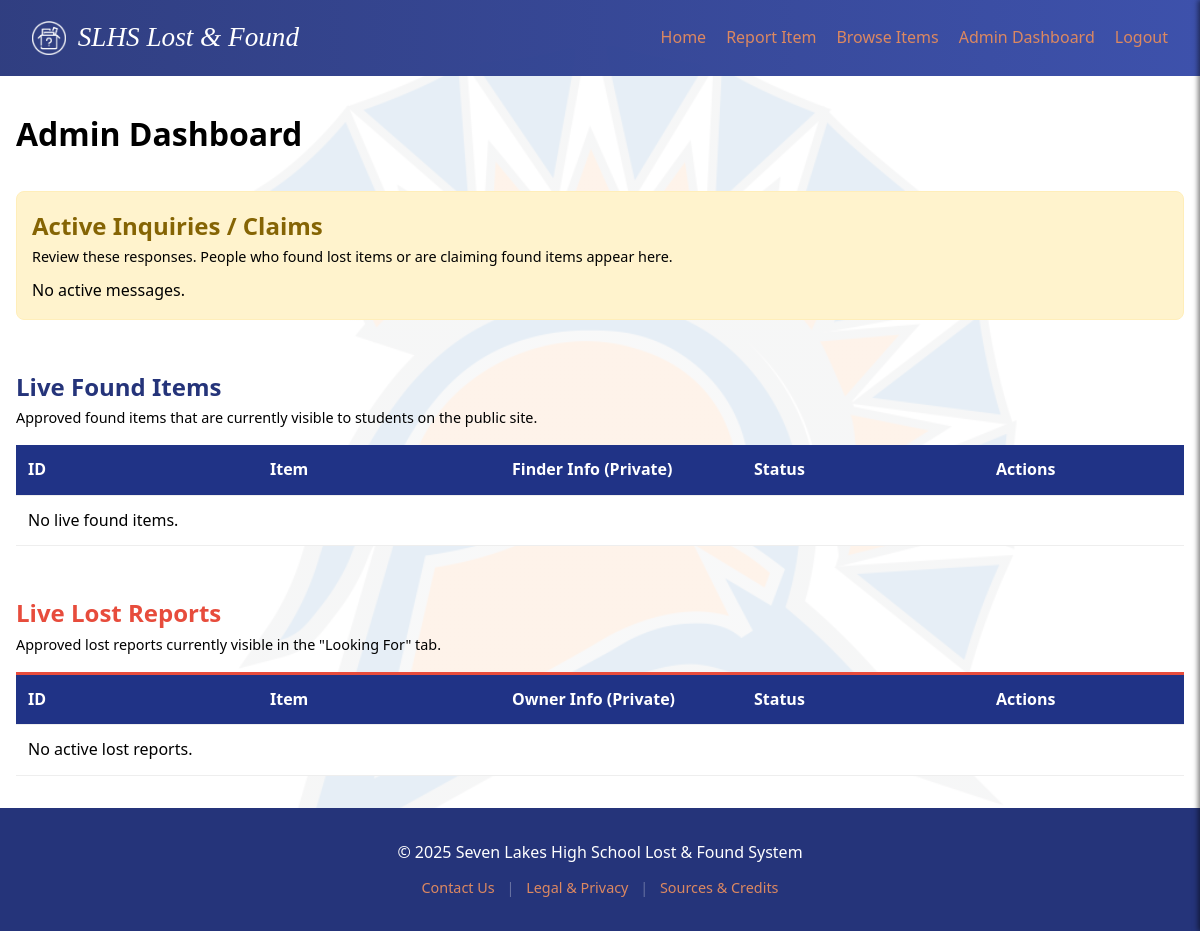
The page /dashboard (signed in) on the database as committed earlier.
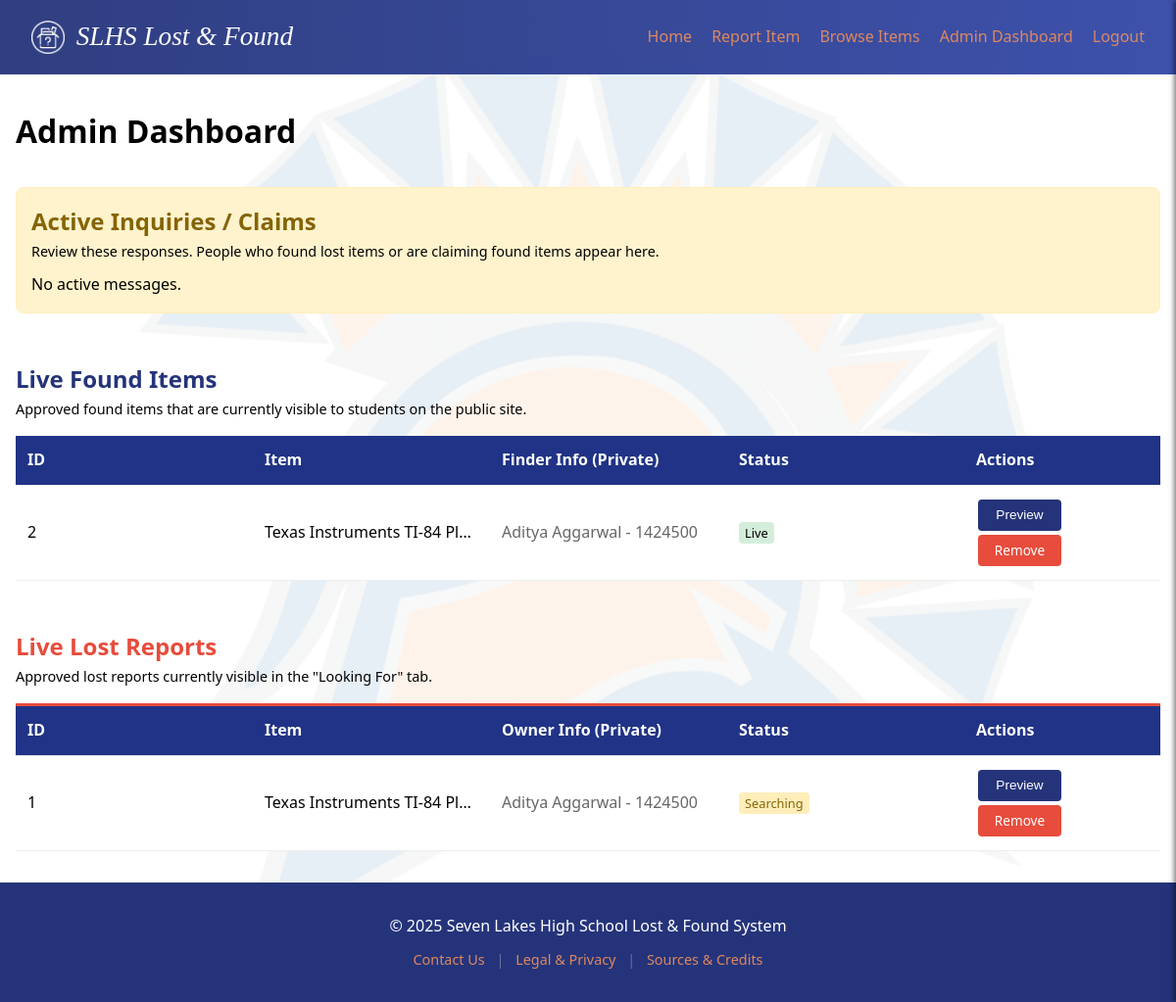
The same page on the database as committed later.
### tables this page shows
CREATE TABLE items (
                id INTEGER PRIMARY KEY AUTOINCREMENT,
                report_type TEXT NOT NULL DEFAULT 'found',
                title TEXT NOT NULL,
                description TEXT NOT NULL,
                location TEXT NOT NULL,
                date_found TEXT NOT NULL,
                contact_info TEXT NOT NULL, 
                image_file TEXT,
                status TEXT DEFAULT 'pending' 
            );

### app.py (the view)
@app.route('/dashboard')
def dashboard():
    if 'user_id' not in session:
        return redirect(url_for('login'))
    db = get_db()
    pending_found = db.execute('SELECT * FROM items WHERE status = "pending" AND report_type = "found"').fetchall()
    pending_lost = db.execute('SELECT * FROM items WHERE status = "pending" AND report_type = "lost"').fetchall()
    live_found = db.execute('SELECT * FROM items WHERE status = "approved" AND report_type = "found"').fetchall()
    active_lost = db.execute('SELECT * FROM items WHERE status = "approved" AND report_type = "lost"').fetchall()
    claims = db.execute('SELECT * FROM claims ORDER BY id DESC').fetchall()
    return render_template('dashboard.html', pending_found=pending_found, pending_lost=pending_lost, live_found=live_found, active_lost=active_lost, claims=claims)

### app.py (called while the page is built)
def get_db():
    db = getattr(g, '_database', None)
    if db is None:
        db = g._database = sqlite3.connect(DATABASE)
        db.row_factory = sqlite3.Row  # Access columns by name
    return db

@app.teardown_appcontext
def close_connection(exception):
    db = getattr(g, '_database', None)
    if db is not None:
        db.close()

### templates/dashboard.html (shortened to what this page needs)
{% extends 'base.html' %}
{% block content %}
<h1>Admin Dashboard</h1>
<div style="margin-top: 2rem; background: #fff3cd; padding: 15px; border-radius: 8px; border: 1px solid #ffeeba;">
    <h2 style="color: #856404;">Active Inquiries / Claims</h2>
    <p style="font-size: 0.9rem; margin-bottom: 10px;">
        Review these responses. People who found lost items or are claiming found items appear here.
    </p>
    {% if claims %}
    <table class="admin-table">
        <thead>
            <tr>
                <th>Item Title (ID)</th>
                <th>Submitter Info</th>
                <th>Message / Proof</th>
                <th>Actions</th>
            </tr>
        </thead>
        <tbody>
            {% for claim in claims %}
            <tr>
                <td data-label="Item:">
                    <strong>{{ claim.item_title }}</strong><br>
                    <small>Item ID: {{ claim.item_id }}</small>
                </td>
                <td data-label="Submitter:">
                    <strong>{{ claim.claimer_name }}</strong><br>
                    {{ claim.claimer_contact }}
                </td>
                <td data-label="Message:">{{ claim.proof_description }}</td>
                <td data-label="Actions:">
                    <a href="{{ url_for('delete_claim', id=claim.id) }}" class="btn btn-danger" onclick="return confirm('Dismiss this message?')">Dismiss</a>
                </td>
            </tr>
            {% endfor %}
        </tbody>
    </table>
    {% else %}
    <p>No active messages.</p>
    {% endif %}
</div>
<div style="margin-top: 3rem;">
    <h2 style="color: var(--secondary);">Live Found Items</h2>
    <p style="font-size: 0.9rem; margin-bottom: 10px;">Approved found items that are currently visible to students on the public site.</p>
    <table class="admin-table">
        <thead>
            <tr>
                <th>ID</th>
                <th>Item</th>
                <th>Finder Info (Private)</th>
                <th>Status</th>
                <th>Actions</th>
            </tr>
        </thead>
        <tbody>
            {% for item in live_found %}
            <tr>
                <td data-label="ID:">{{ item.id }}</td>
                <td data-label="Item:">{{ item.title }}</td>
                <td data-label="Finder:" style="color: #666;">{{ item.contact_info }}</td>
                <td data-label="Status:"><span style="background: #d4edda; padding: 2px 6px; border-radius: 4px; font-size: 0.8rem;">Live</span></td>
                <td data-label="Actions:">
                    <button class="btn btn-preview"
                            data-title="{{ item.title }}"
                            data-desc="{{ item.description }}"
                            data-location="{{ item.location }}"
                            data-date="{{ item.date_found }}"
                            data-contact="{{ item.contact_info }}"
                            data-img="{{ item.image_file or '' }}"
                            onclick="openPreview(this)">
                        Preview
                    </button>
                    <a href="{{ url_for('delete', id=item.id) }}" class="btn btn-danger" onclick="return confirm('Delete this item (and all its claims)?')">Remove</a>
                </td>
            </tr>
            {% else %}
            <tr><td colspan="5">No live found items.</td></tr>
            {% endfor %}
        </tbody>
    </table>
</div>
<div style="margin-top: 3rem;">
    <h2 style="color: var(--accent);">Live Lost Reports</h2>
    <p style="font-size: 0.9rem; margin-bottom: 10px;">Approved lost reports currently visible in the "Looking For" tab.</p>
    <table class="admin-table" style="border-top: 3px solid var(--accent);">
        <thead>
            <tr>
                <th>ID</th>
                <th>Item</th>
                <th>Owner Info (Private)</th>
                <th>Status</th>
                <th>Actions</th>
            </tr>
        </thead>
        <tbody>
            {% for item in active_lost %}
            <tr>
                <td data-label="ID:">{{ item.id }}</td>
                <td data-label="Item:">{{ item.title }}</td>
                <td data-label="Owner:" style="color: #666;">{{ item.contact_info }}</td>
                <td data-label="Status:"><span style="background: #ffeeba; color: #856404; padding: 2px 6px; border-radius: 4px; font-size: 0.8rem;">Searching</span></td>
                <td data-label="Actions:">
                    <button class="btn btn-preview"
                            data-title="{{ item.title }}"
                            data-desc="{{ item.description }}"
                            data-location="{{ item.location }}"
                            data-date="{{ item.date_found }}"
                            data-contact="{{ item.contact_info }}"
                            data-img="{{ item.image_file or '' }}"
                            onclick="openPreview(this)">
                        Preview
                    </button>
                    <a href="{{ url_for('delete', id=item.id) }}" class="btn btn-danger" onclick="return confirm('Delete this lost report?')">Remove</a>
                </td>
            </tr>
            {% else %}
            <tr><td colspan="5">No active lost reports.</td></tr>
            {% endfor %}
        </tbody>
    </table>
</div>
{% endblock %}

### templates/base.html (shortened to what this page needs)
<!DOCTYPE html>
<html lang="en">
<head>
    <link rel="stylesheet" href="{{ url_for('static', filename='style.css') }}?v=1.3">
</head>
<body>
    <header>
        <nav aria-label="Main Navigation">
            <a href="{{ url_for('index') }}" class="logo" aria-label="SLHS Lost and Found Home">
                <img src="{{ url_for('static', filename='logo_icon.png') }}" alt="Box Icon" class="logo-img">
                SLHS Lost & Found
            </a>
            <ul class="nav-links desktop-nav" role="menubar">
                <li role="none"><a role="menuitem" href="{{ url_for('index') }}">Home</a></li>
                <li role="none"><a role="menuitem" href="{{ url_for('report', type='found') }}">Report Item</a></li>
                <li role="none"><a role="menuitem" href="{{ url_for('items') }}">Browse Items</a></li>
                {% if session.get('user_id') %}
                    <li role="none"><a role="menuitem" href="{{ url_for('dashboard') }}">Admin Dashboard</a></li>
                    <li role="none"><a role="menuitem" href="{{ url_for('logout') }}">Logout</a></li>
                {% else %}
                    <li role="none"><a role="menuitem" href="{{ url_for('login') }}">Login</a></li>
                {% endif %}
            </ul>
        </nav>
    </header>
    <main id="main-content">
        {% block content %}{% endblock %}
    </main>
    <footer>
        <p>&copy; 2025 Seven Lakes High School Lost & Found System</p>
        <div class="footer-links">
            <a href="{{ url_for('contact') }}">Contact Us</a>
            <span class="separator" aria-hidden="true">|</span>
            <a href="{{ url_for('legal') }}">Legal & Privacy</a>
            <span class="separator" aria-hidden="true">|</span>
            <a href="{{ url_for('sources') }}">Sources & Credits</a>
        </div>
    </footer>
</body>
</html>

### static/style.css (style rules this page uses)
:root { --primary: #c7470c; --secondary: #25347a; --accent: #e74c3c; --light: #dc8861; --dark: #25347a; --text-color: black; --font-main: 'Segoe UI', Tahoma, Geneva, Verdana, sans-serif; --font-title: 'Bitter', serif; }
* { box-sizing: border-box; margin: 0; padding: 0; }
body { font-family: var(--font-main); color: var(--text-color); line-height: 1.6; display: flex; flex-direction: column; min-height: 100vh; overflow-x: hidden; background-image: linear-gradient(rgba(255, 255, 255, 0.90), rgba(255, 255, 255, 0.90)), url('seven_lakes_logo.png'); background-size: cover; background-position: center; background-attachment: fixed; background-repeat: no-repeat; }
nav { background: linear-gradient(to right, rgba(37, 52, 122, 0.95), rgba(51, 72, 167, 0.95)); backdrop-filter: blur(4px); -webkit-backdrop-filter: blur(4px); position: sticky; top: 0; color: white; padding: 1rem 2rem; display: flex; justify-content: space-between; align-items: center; z-index: 100; }
.logo { font-family: var(--font-title); font-weight: 400; font-style: italic; font-size: 1.7rem; text-decoration: none; color: white; display: flex; align-items: center; gap: 12px; }
.logo-img { height: 34px; width: auto; -webkit-filter: brightness(0) invert(1); filter: brightness(0) invert(1); display: block; }
.nav-links { list-style: none; display: flex; gap: 20px; }
.nav-links a { color: var(--light); text-decoration: none; font-weight: 500; transition: color 0.3s; }
main { max-width: 1200px; margin: 2rem auto; padding: 0 1rem; width: 100%; flex: 1; }
button.btn, .btn { display: inline-block; background-color: var(--secondary); color: white; padding: 10px 20px; border: none; border-radius: 4px; cursor: pointer; text-decoration: none; font-size: 1rem; transition: background 0.3s; }
.btn-danger { background-color: var(--accent); }
.btn-preview { background-color: #95a5a6; }
.admin-table { width: 100%; border-collapse: collapse; margin-top: 1rem; background: white; table-layout: fixed; }
.admin-table th, .admin-table td { padding: 12px; border-bottom: 1px solid #eee; text-align: left; white-space: nowrap; overflow: hidden; text-overflow: ellipsis; }
.admin-table th { background-color: #203386; color: white; }
.admin-table th:last-child, .admin-table td:last-child { width: 200px; white-space: normal; overflow: visible; }
.admin-table .btn { width: 85px !important; height: 32px !important; padding: 0 !important; display: inline-flex !important; justify-content: center; align-items: center; font-size: 0.85rem !important; margin: 2px; box-sizing: border-box; text-decoration: none; }
footer { text-align: center; padding: 2rem 1rem; background-color: var(--dark); color: white; margin-top: auto; }
.footer-links { margin-top: 10px; font-size: 0.9rem; }
.footer-links a { color: var(--light); text-decoration: none; margin: 0 8px; transition: color 0.3s; }
.separator { color: rgba(255,255,255,0.3); }

Rows that differ between the two databases and show on the page:
added items: id "2", title "Texas Instruments TI-84 Pl…", contact_info "Aditya Aggarwal - 1424500", shown under "Live Found Items"
added items: id "1", title "Texas Instruments TI-84 Pl…", contact_info "Aditya Aggarwal - 1424500", shown under "Live Lost Reports"
Other text that changed with them:
text no longer shown: "No live found items. No active lost reports."
